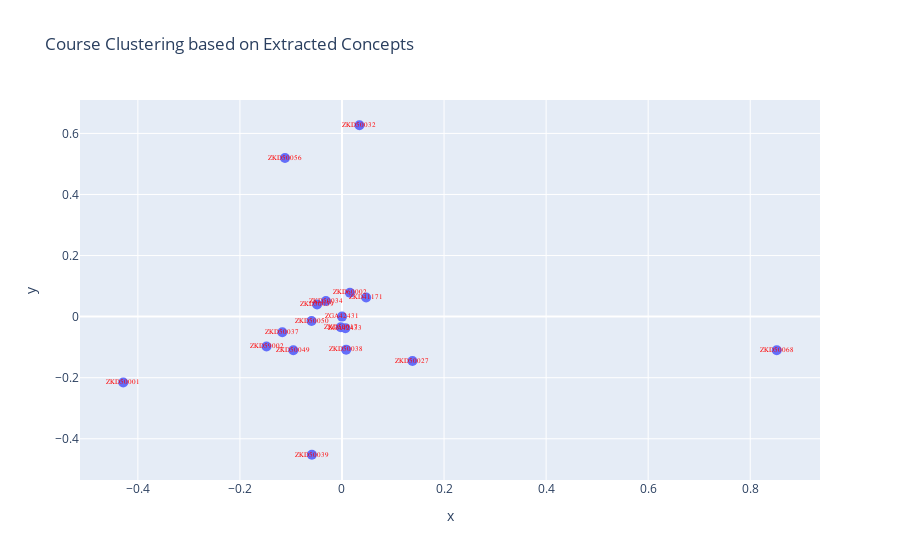

The notebook cell this image was saved under:
### Code cell
# One-hot encoding concepts
df = pd.DataFrame(courses_data)

df["core_concepts"] = df["core_concepts"].apply(lambda x: ",".join(x))  # Join list of concepts into a string
concepts_array = df[["core_concepts"]]  # Convert to DataFrame with single column

encoder = OneHotEncoder()
concept_matrix = encoder.fit_transform(concepts_array).toarray()

# Reduce dimensions
pca = PCA(n_components=2)
reduced_data = pca.fit_transform(concept_matrix)

# Create a DataFrame
df_reduced = pd.DataFrame(reduced_data, columns=["x", "y"])
df_reduced["id"] = df["id"]

# Plot clustering
fig = px.scatter(
    df_reduced, 
    x="x", 
    y="y", 
    text="id",
    size_max=200,
    title="Course Clustering based on Extracted Concepts"
)


# Update the font size specifically for the text labels
fig.update_traces(
    textfont=dict(
        family="Courier New, monospace",
        size=7,  # Set the desired font size
        color="red"  # Optional: Change text color
    ),
    marker=dict(size=10)
)

fig.show()

### Figure 1 — Plotly figure (JSON) as saved in the notebook; plotly's stock layout.template omitted (floating-point values rounded to 4 significant figures)
{"data": [{"hovertemplate": "x=%{x}<br>y=%{y}<br>Course_ID=%{text}<extra></extra>", "legendgroup": "", "marker": {"color": "#636efa", "size": 10, "symbol": "circle"}, "mode": "markers+text", "name": "", "orientation": "v", "showlegend": false, "text": ["ZKD50032", "ZKD50056", "ZKD41171", "ZKD50039", "ZKD50001", "ZKD50050", "ZKD50034", "ZKD50037", "ZKD50049", "ZKD50027", "ZKD50068", "ZKD50017", "ZGA42433", "ZGA42431", "ZKD59002", "ZKD50038", "ZKD60002", "ZKD50059"], "textfont": {"color": "red", "family": "Courier New, monospace", "size": 7}, "type": "scatter", "x": [0.03421, -0.1117, 0.04734, -0.05899, -0.4287, -0.05967, -0.03146, -0.1169, -0.09536, 0.1381, 0.852, -0.002421, 0.006636, -1.014e-17, -0.1479, 0.008195, 0.01549, -0.04881], "xaxis": "x", "y": [0.6267, 0.5194, 0.06241, -0.4524, -0.2156, -0.01427, 0.05127, -0.05126, -0.1102, -0.1452, -0.1102, -0.03494, -0.03769, 1.254e-16, -0.09779, -0.1082, 0.07821, 0.03959], "yaxis": "y"}], "layout": {"legend": {"tracegroupgap": 0}, "title": {"text": "Course Clustering based on Extracted Concepts"}, "xaxis": {"anchor": "y", "domain": [0, 1], "title": {"text": "x"}}, "yaxis": {"anchor": "x", "domain": [0, 1], "title": {"text": "y"}}}}
